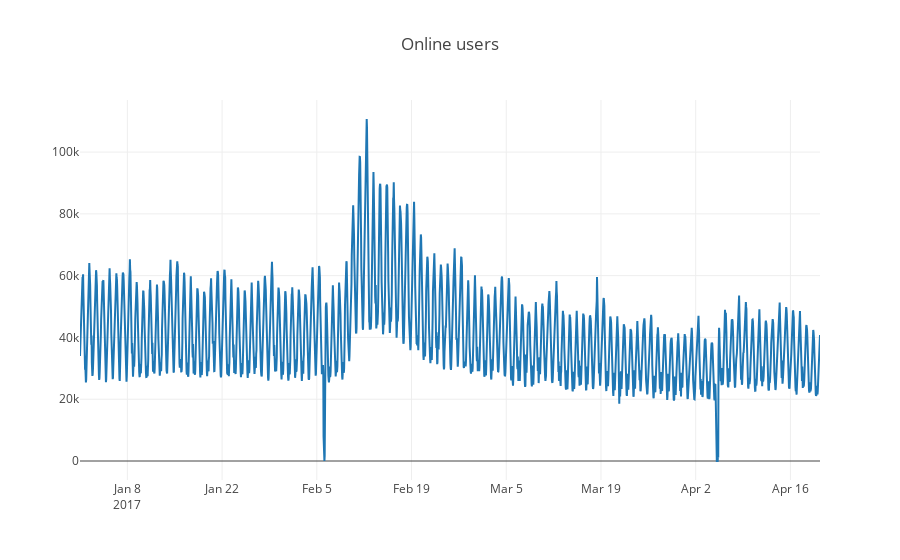

Notebook code cell kept with this figure:
### Markdown cell above
Для примера возьмем реальные данные по часовому онлайну игроков в одной из мобильных игрушек

### Code cell
dataset = pd.read_csv('https://raw.githubusercontent.com/Yorko/mlcourse.ai/master/data/hour_online.csv', index_col=['Time'], parse_dates=['Time'])
plotly_df(dataset, title = "Online users")

### Figure 1 — Plotly figure (JSON) as saved in the notebook; plotly's stock layout.template omitted (floating-point values rounded to 4 significant figures; data arrays with more than 128 entries replaced by an {"elided": "..."} marker saying what was removed)
{"data": [{"mode": "lines", "name": "Users", "type": "scatter", "uid": "b1002578-855b-4d03-8225-436d15ab1ae9", "x": {"elided": "2625 str values"}, "y": {"elided": "2625 int values"}}], "layout": {"title": "Online users"}}
